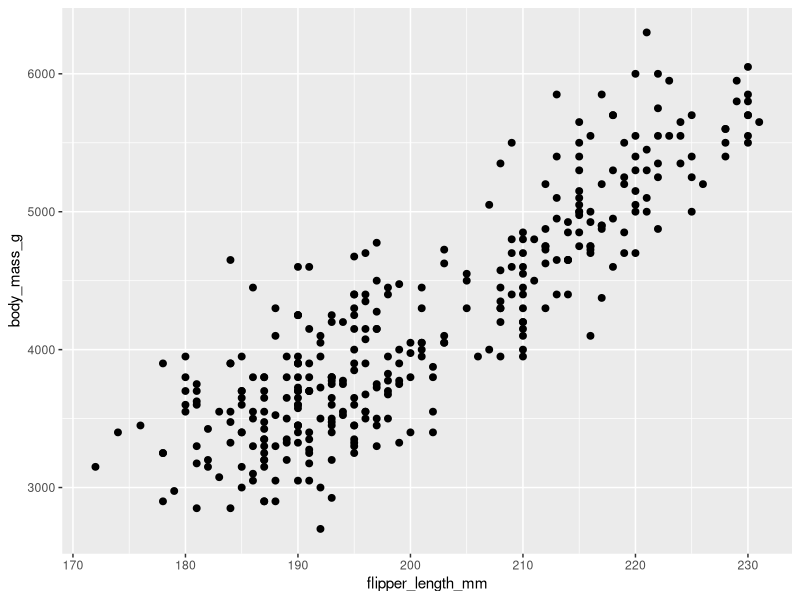
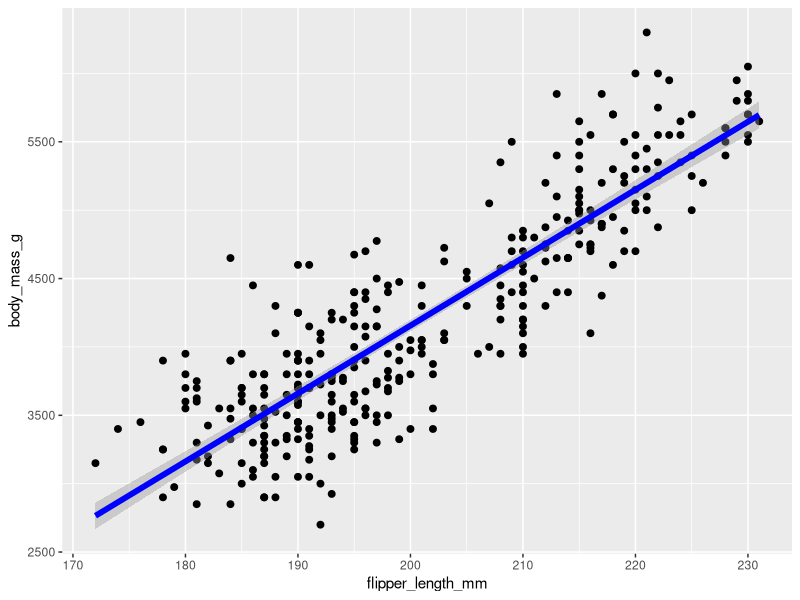

These charts were generated, in order, by the following R code:
## ---- chunk 1
library(tidyverse)
library(palmerpenguins)
data("penguins")
## ---- chunk 2
ggplot(data = penguins, aes(x = flipper_length_mm, y = body_mass_g)) +
  geom_point(size = 2)
## ---- chunk 3
cor(penguins$body_mass_g, penguins$flipper_length_mm, use = "complete.obs")
## ---- chunk 4
lm_body_flipper <-
  lm(body_mass_g ~ flipper_length_mm, data = penguins)
summary(lm_body_flipper)
## ---- chunk 5
ggplot(data = penguins, aes(x = flipper_length_mm, y = body_mass_g)) +
  geom_point(size = 2) +
  geom_smooth(method = "lm", size = 2, color = "blue")
